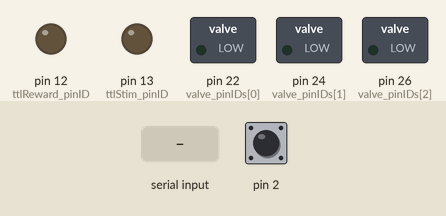
Bench run of a sketch on a simulated Arduino Mega 2560, built with avr-gcc and run on an emulated ATmega2560. On the bench: switched loads named in the sketch (green lamp = pin HIGH), output pins drawn as LEDs (lit = HIGH). Inputs (shaded band) come from the test bench; at power-on: pin 2 HIGH.

Above: at 1.2 s.
1.3 s: "v" received over Serial
At 2.5 s:
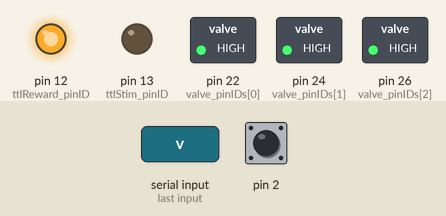
2.8 s: "c" received over Serial
At 3.8 s:
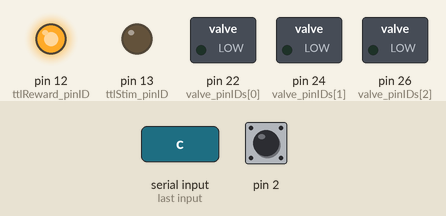
Timing chart, 0 to 5.8 s (numbered marks = the images above; inputs shaded):
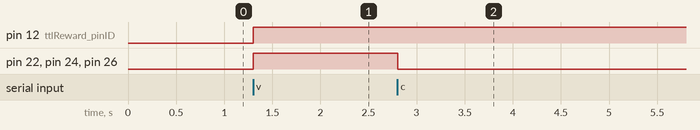

The sketch:

waterDispense.ino
```cpp
#include <CapacitiveSensor.h>
CapacitiveSensor   cs = CapacitiveSensor(3, 2);       // 10 megohm resistor between pins 4 & 2, pin 2 is sensor pin, add wire, foil

int valve_numPins       = 3; //numberof pins used to drive valve
int valve_pinIDs[3]     = {22, 24, 26}; // id of pins that drive valve
int valve_pulseWidth  = 75; //45 ms pulse width
int ttlStim_pinID       = 13;
int ttlReward_pinID     = 12;
byte lick = 0;        //
int threshold = 200; // threshold of sensor , 150 is good
int cmd;

void setup() {
  int i;
  for (i = 0; i < valve_numPins; i++)
  { pinMode(valve_pinIDs[i], OUTPUT);
    digitalWrite(valve_pinIDs[i], LOW);
  }

  pinMode(ttlStim_pinID, OUTPUT);
  digitalWrite(ttlStim_pinID, LOW);

  pinMode(ttlReward_pinID, OUTPUT);
  digitalWrite(ttlReward_pinID, LOW);

  Serial.begin(9600);
}


void loop() {
  long val = cs.capacitiveSensor(30); // sensitivity
  lick = (val > threshold); //

  if (Serial.available() > 0) {
    cmd = Serial.read();

    switch (cmd) {

      case 'w':
        Serial.write(lick); // write back state of sensor
        break;

      case 'v':
        digitalWrite(ttlReward_pinID, HIGH); // ttl on
        for (int i = 0; i < valve_numPins; i++) {
          digitalWrite(valve_pinIDs[i], HIGH); // pins on
        }
        break;

      case 'c':
        for (int i = 0; i < valve_numPins; i++) {
          digitalWrite(valve_pinIDs[i], LOW); // turn off
        }
        break;

      case 'p':
        for (int i = 0; i < valve_numPins; i++) {
          digitalWrite(valve_pinIDs[i], HIGH); // turn on
        }
        delay(valve_pulseWidth); // hold
        for (int i = 0; i < valve_numPins; i++) {
          digitalWrite(valve_pinIDs[i], LOW); // turn on
        }
        break;

        case 'r':
          Serial.println(valve_pulseWidth); // write back state of sensor
          break;

        case '+':
          valve_pulseWidth = valve_pulseWidth + 1;
          valve_pulseWidth = constrain(valve_pulseWidth, 30, 500);
          break;

        case '-':
          valve_pulseWidth = valve_pulseWidth - 1;
          valve_pulseWidth = constrain(valve_pulseWidth, 30, 500);
          break;


//          break;
//      case '1': //stim on
//        digitalWrite(ttlStim_pinID, HIGH);
//        break;
//
//      case '0': //stimoff
//        digitalWrite(ttlStim_pinID, LOW);
//        break;

    }
  }
}
```

Measured:
- after the input at 1.3 s, pin 12 (ttlReward_pinID), pin 22 (valve_pinIDs[0]), pin 24 (valve_pinIDs[1]), pin 26 (valve_pinIDs[2]): LOW → HIGH at once
- after the input at 2.8 s, pin 22 (valve_pinIDs[0]), pin 24 (valve_pinIDs[1]), pin 26 (valve_pinIDs[2]): HIGH → LOW at once
